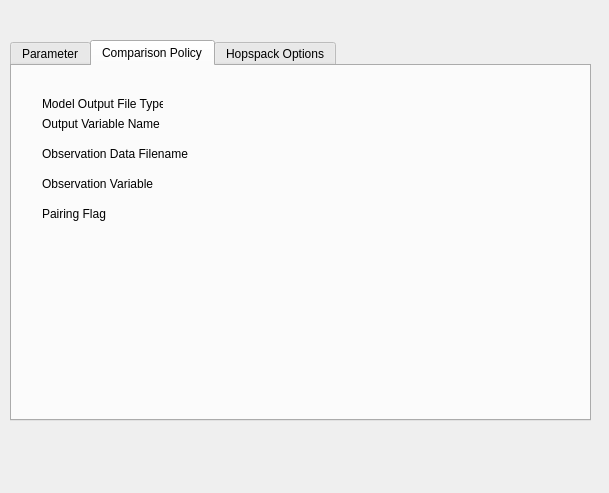
<?xml version="1.0" encoding="UTF-8"?>
<ui version="4.0">
 <class>Form</class>
 <widget class="QWidget" name="Form">
  <property name="geometry">
   <rect>
    <x>0</x>
    <y>0</y>
    <width>609</width>
    <height>493</height>
   </rect>
  </property>
  <property name="windowTitle">
   <string>Form</string>
  </property>
  <widget class="QTabWidget" name="tabWidget">
   <property name="geometry">
    <rect>
     <x>10</x>
     <y>40</y>
     <width>581</width>
     <height>381</height>
    </rect>
   </property>
   <property name="currentIndex">
    <number>1</number>
   </property>
   <widget class="QWidget" name="tab">
    <attribute name="title">
     <string>Parameter</string>
    </attribute>
   </widget>
   <widget class="QWidget" name="tab_2">
    <attribute name="title">
     <string>Comparison Policy</string>
    </attribute>
    <widget class="QLabel" name="label">
     <property name="geometry">
      <rect>
       <x>30</x>
       <y>30</y>
       <width>121</width>
       <height>16</height>
      </rect>
     </property>
     <property name="text">
      <string>Model Output File Type</string>
     </property>
    </widget>
    <widget class="QLabel" name="label_2">
     <property name="geometry">
      <rect>
       <x>30</x>
       <y>50</y>
       <width>121</width>
       <height>16</height>
      </rect>
     </property>
     <property name="text">
      <string>Output Variable Name</string>
     </property>
    </widget>
    <widget class="QLabel" name="label_3">
     <property name="geometry">
      <rect>
       <x>30</x>
       <y>80</y>
       <width>161</width>
       <height>16</height>
      </rect>
     </property>
     <property name="text">
      <string>Observation Data Filename</string>
     </property>
    </widget>
    <widget class="QLabel" name="label_4">
     <property name="geometry">
      <rect>
       <x>30</x>
       <y>110</y>
       <width>161</width>
       <height>16</height>
      </rect>
     </property>
     <property name="text">
      <string>Observation Variable</string>
     </property>
    </widget>
    <widget class="QLabel" name="label_5">
     <property name="geometry">
      <rect>
       <x>30</x>
       <y>140</y>
       <width>161</width>
       <height>16</height>
      </rect>
     </property>
     <property name="text">
      <string>Pairing Flag</string>
     </property>
    </widget>
   </widget>
   <widget class="QWidget" name="tab_3">
    <attribute name="title">
     <string>Hopspack Options</string>
    </attribute>
   </widget>
  </widget>
 </widget>
 <resources/>
 <connections/>
</ui>
